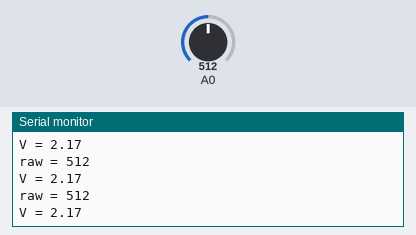
Recording of a sketch running on a simulated ESP8266 (NodeMCU). On the bench: the last lines printed to the serial monitor. Inputs (shaded band) come from the test bench; at power-on: A0 = 512.

Above: at 1.2 s.
1.3 s: A0 set to 716
At 1.56 s:
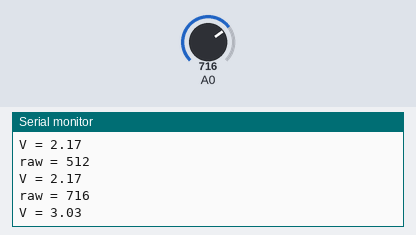
2.8 s: A0 set to 900
At 2.96 s:
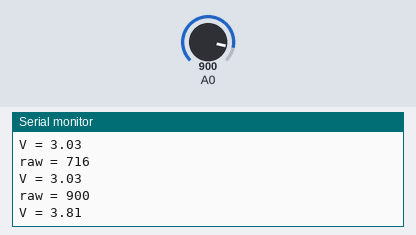
Timing chart, 0 to 5.8 s (numbered marks = the images above; inputs shaded):
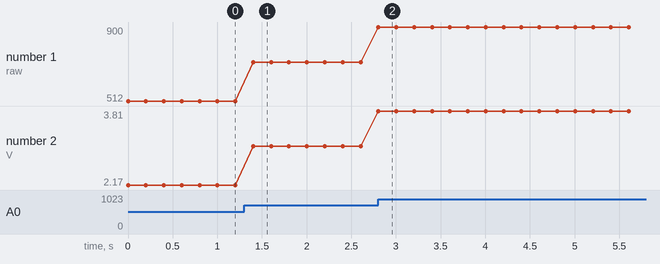

The sketch:

Battery_Monitor_Demo.ino
```cpp
 // put 120K Ohm in A0 pin
#include <ESP8266WiFi.h>
int adcr = 0;
float cal = 0.00423; // analog to voltage calibration value
void setup() {
  Serial.begin(115200);
}

void loop() {
  adcr = analogRead(A0);
  Serial.print("raw = ");
  Serial.println(adcr); // return raw analog value
  Serial.print("V = ");
  Serial.println(adcr*cal); // return value in Volt
  delay(200);
}
```

Measured:
- after the input at 1.3 s, the serial monitor: prints a new line after 0.10 s (image 1)
- after the input at 2.8 s, the serial monitor: prints a new line at once (image 2)
- plotted number 1: 512 → 716 after the input at 1.3 s, 716 → 900 after the input at 2.8 s
- plotted number 2: 2.17 → 3.03 after the input at 1.3 s, 3.03 → 3.81 after the input at 2.8 s
